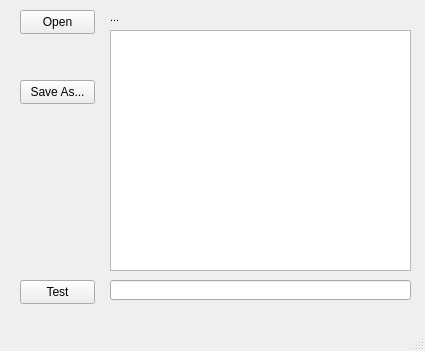
<?xml version="1.0" encoding="UTF-8"?>
<ui version="4.0">
 <class>AudioToText</class>
 <widget class="QMainWindow" name="AudioToText">
  <property name="geometry">
   <rect>
    <x>0</x>
    <y>0</y>
    <width>425</width>
    <height>351</height>
   </rect>
  </property>
  <property name="windowTitle">
   <string>AudioToText</string>
  </property>
  <widget class="QWidget" name="centralwidget">
   <widget class="QPushButton" name="btnOpen">
    <property name="geometry">
     <rect>
      <x>20</x>
      <y>10</y>
      <width>75</width>
      <height>24</height>
     </rect>
    </property>
    <property name="text">
     <string>Open</string>
    </property>
   </widget>
   <widget class="QLabel" name="lbl_audio">
    <property name="geometry">
     <rect>
      <x>110</x>
      <y>10</y>
      <width>301</width>
      <height>16</height>
     </rect>
    </property>
    <property name="text">
     <string>&lt;!DOCTYPE HTML PUBLIC &quot;-//W3C//DTD HTML 4.0//EN&quot; &quot;http://www.w3.org/TR/REC-html40/strict.dtd&quot;&gt;
&lt;html&gt;&lt;head&gt;&lt;meta name=&quot;qrichtext&quot; content=&quot;1&quot; /&gt;&lt;style type=&quot;text/css&quot;&gt;
p, li { white-space: pre-wrap; }
&lt;/style&gt;&lt;/head&gt;&lt;body style=&quot; font-family:'MS Shell Dlg 2'; font-size:8.25pt; font-weight:400; font-style:normal;&quot;&gt;
&lt;p style=&quot; margin-top:0px; margin-bottom:0px; margin-left:0px; margin-right:0px; -qt-block-indent:0; text-indent:0px;&quot;&gt;&lt;span style=&quot; font-size:8pt;&quot;&gt;...&lt;/span&gt;&lt;/p&gt;&lt;/body&gt;&lt;/html&gt;</string>
    </property>
   </widget>
   <widget class="QPushButton" name="btnSaveAs">
    <property name="geometry">
     <rect>
      <x>20</x>
      <y>80</y>
      <width>75</width>
      <height>24</height>
     </rect>
    </property>
    <property name="text">
     <string>Save As...</string>
    </property>
    <property name="autoDefault">
     <bool>false</bool>
    </property>
   </widget>
   <widget class="QPushButton" name="btnTest">
    <property name="geometry">
     <rect>
      <x>20</x>
      <y>280</y>
      <width>75</width>
      <height>24</height>
     </rect>
    </property>
    <property name="text">
     <string>Test</string>
    </property>
    <property name="autoDefault">
     <bool>false</bool>
    </property>
   </widget>
   <widget class="QTextEdit" name="txtData">
    <property name="geometry">
     <rect>
      <x>110</x>
      <y>30</y>
      <width>301</width>
      <height>241</height>
     </rect>
    </property>
   </widget>
   <widget class="QLineEdit" name="txtTest">
    <property name="geometry">
     <rect>
      <x>110</x>
      <y>280</y>
      <width>301</width>
      <height>20</height>
     </rect>
    </property>
   </widget>
  </widget>
  <widget class="QMenuBar" name="menubar">
   <property name="geometry">
    <rect>
     <x>0</x>
     <y>0</y>
     <width>425</width>
     <height>21</height>
    </rect>
   </property>
  </widget>
  <widget class="QStatusBar" name="statusbar"/>
 </widget>
 <resources/>
 <connections/>
</ui>
